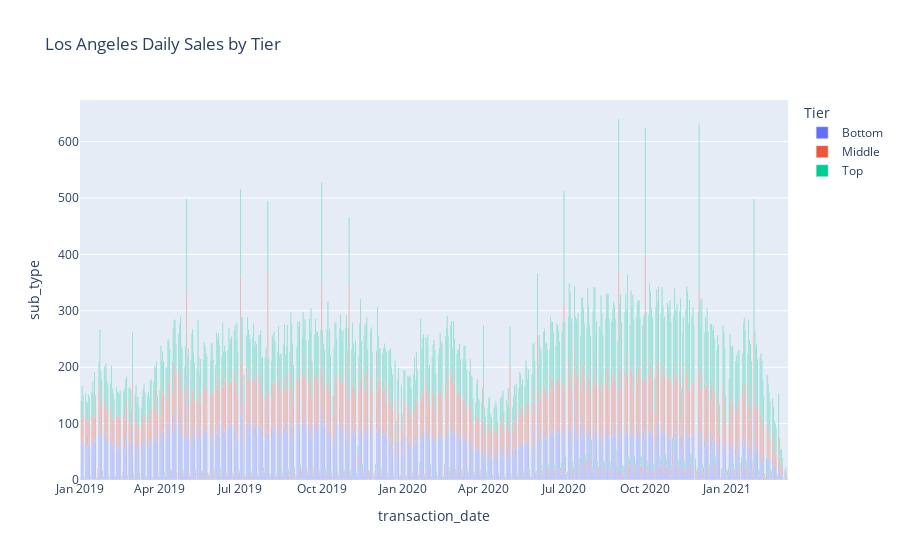

This figure's notebook cell:
### Code cell
la_tier_chart = px.bar(sales_count_by_tier[sales_count_by_tier.County =='Los Angeles'], x='transaction_date', y='sub_type', color='Tier', title='Los Angeles Daily Sales by Tier')
la_tier_chart.show()

### Figure 1 — Plotly figure (JSON) as saved in the notebook; plotly's stock layout.template omitted (floating-point values rounded to 4 significant figures; data arrays with more than 128 entries replaced by an {"elided": "..."} marker saying what was removed)
{"data": [{"alignmentgroup": "True", "hovertemplate": "Tier=Bottom<br>transaction_date=%{x}<br>sub_type=%{y}<extra></extra>", "legendgroup": "Bottom", "marker": {"color": "#636efa"}, "name": "Bottom", "offsetgroup": "Bottom", "orientation": "v", "showlegend": true, "textposition": "auto", "type": "bar", "x": {"elided": "800 str values"}, "xaxis": "x", "y": {"elided": "800 int values"}, "yaxis": "y"}, {"alignmentgroup": "True", "hovertemplate": "Tier=Middle<br>transaction_date=%{x}<br>sub_type=%{y}<extra></extra>", "legendgroup": "Middle", "marker": {"color": "#EF553B"}, "name": "Middle", "offsetgroup": "Middle", "orientation": "v", "showlegend": true, "textposition": "auto", "type": "bar", "x": {"elided": "800 str values"}, "xaxis": "x", "y": {"elided": "800 int values"}, "yaxis": "y"}, {"alignmentgroup": "True", "hovertemplate": "Tier=Top<br>transaction_date=%{x}<br>sub_type=%{y}<extra></extra>", "legendgroup": "Top", "marker": {"color": "#00cc96"}, "name": "Top", "offsetgroup": "Top", "orientation": "v", "showlegend": true, "textposition": "auto", "type": "bar", "x": {"elided": "800 str values"}, "xaxis": "x", "y": {"elided": "800 int values"}, "yaxis": "y"}], "layout": {"barmode": "relative", "legend": {"title": {"text": "Tier"}, "tracegroupgap": 0}, "title": {"text": "Los Angeles Daily Sales by Tier"}, "xaxis": {"anchor": "y", "domain": [0, 1], "title": {"text": "transaction_date"}}, "yaxis": {"anchor": "x", "domain": [0, 1], "title": {"text": "sub_type"}}}}
